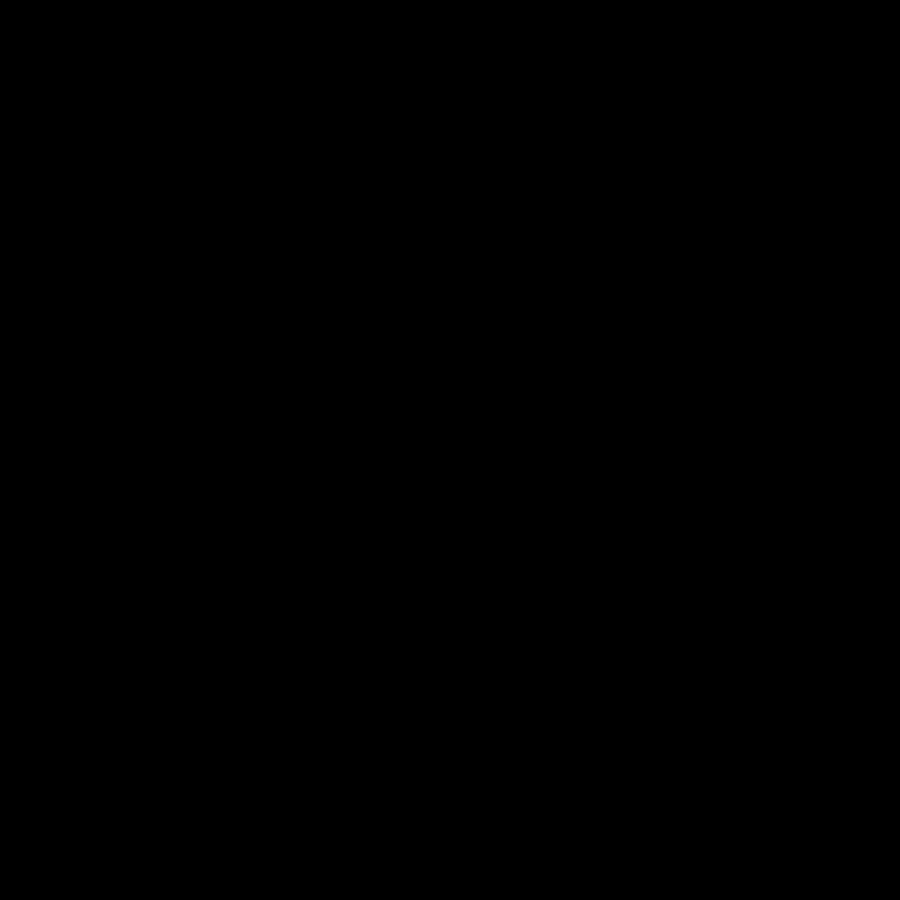
Frame 1 (no input)
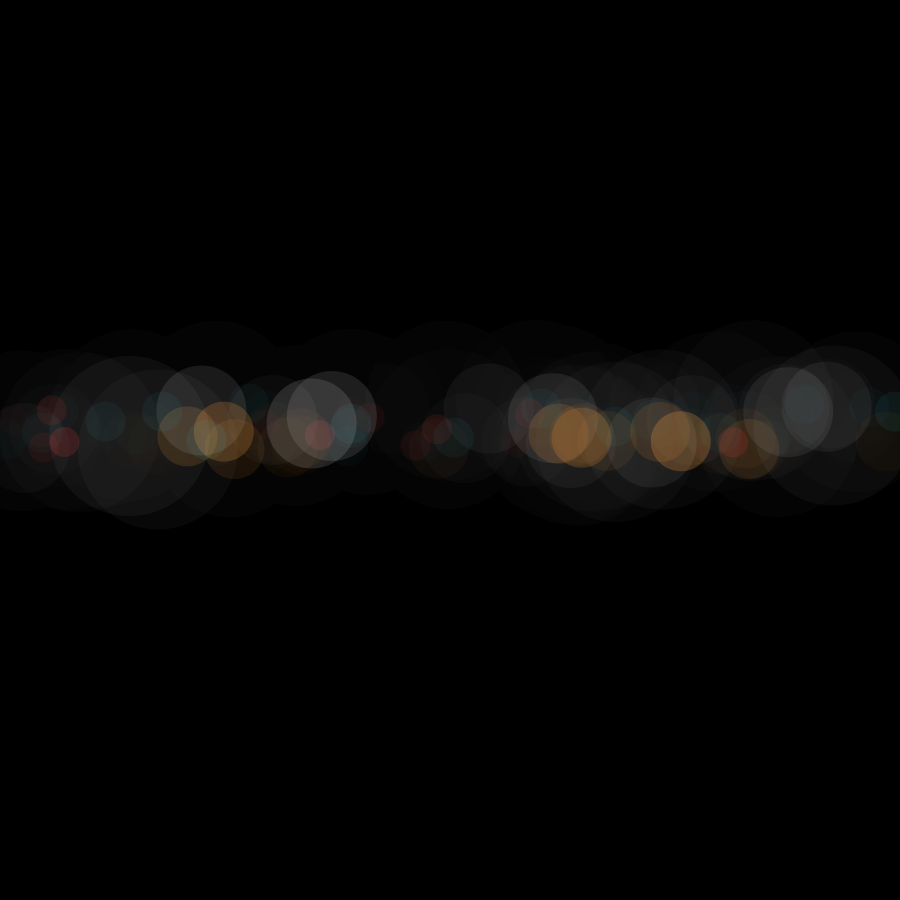
Frame 60 (the mouse pressed at the canvas centre just before this capture)
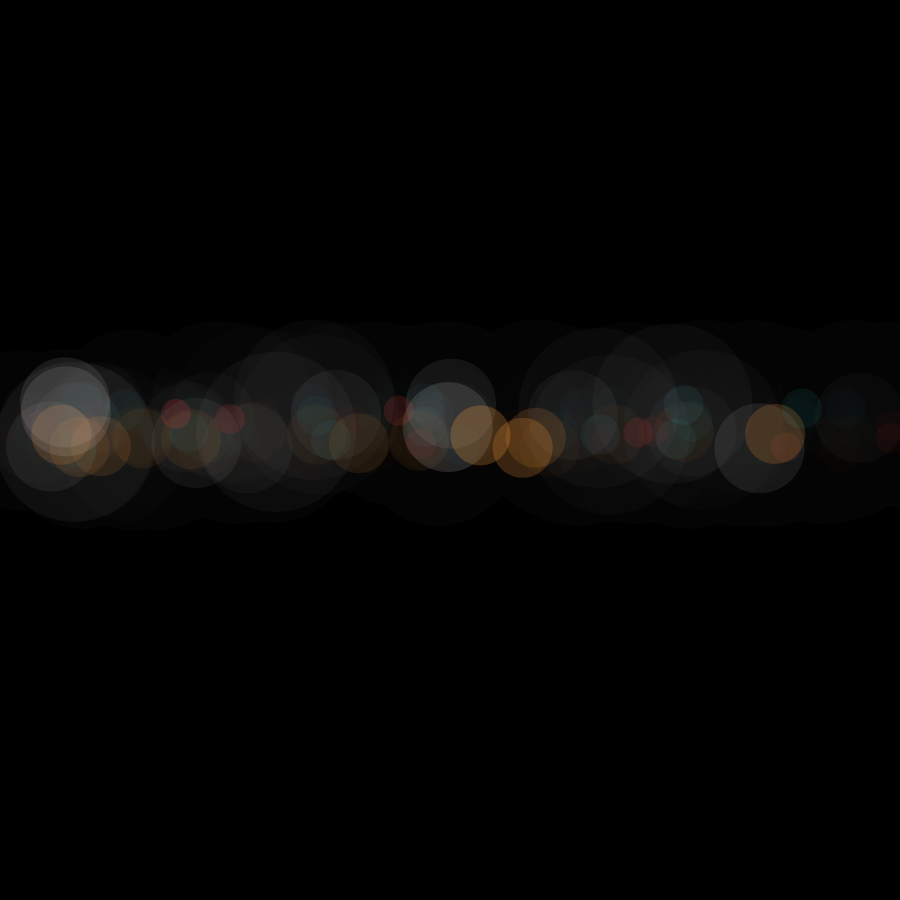
Frame 120 (the mouse held since frame 60 and released just before this capture)

The Processing sketch that drew these frames (run headless with seeded random() and noise(); from frame 60 on, the mouse is pressed at the canvas centre):

// Processing sketch: processing_53799
// ── processing_53799.pde

//Streetlights

void setup(){
  
  size(900,900);
  background(0,0,0);
}
void draw() 
{
  fill(0,0,0,30);
  rect(0,0,900,900);
  
  if(frameCount <30)return;
  line(200, 200, mouseX, mouseY);
  
  //White lights
  noStroke();
  fill(255, 255,255, 30);
  ellipse(random(0, 900), random(400,450), 90, 90);
  
  //Large White lights
  noStroke();
  fill(255, 255,255, 10);
  ellipse(random(0, 900), random(400,450), 160, 160);
  
  //Gold lights
   noStroke();
  fill(255, 160, 64, 60);
  ellipse(random(0, 900), random(430,450), 60, 60);
  
  //Red lights
   noStroke();
  fill(255, 64, 64, 40);
  ellipse(random(0, 900), random(410,450), 30, 30);
  
  //Cyan lights
   noStroke();
  fill(63, 236,250, 15);
  ellipse(random(0, 900), random(400,450), 40, 40);
  
    //Cyan lights
   noStroke();
  fill(63, 236,250, 15);
  ellipse(random(0, 900), random(400,450), 40, 40);
}               
